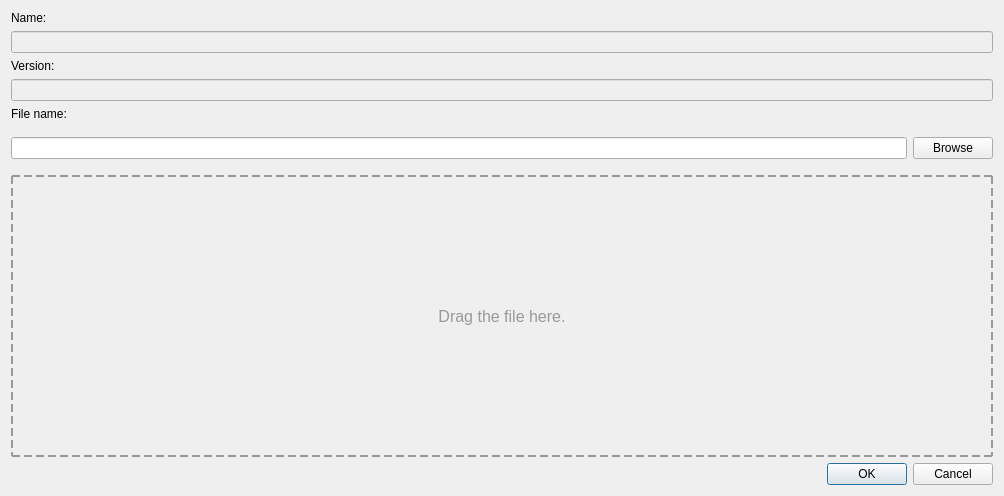
<?xml version="1.0" encoding="UTF-8"?>
<ui version="4.0">
 <class>LambdaUploadCodeDialog</class>
 <widget class="QDialog" name="LambdaUploadCodeDialog">
  <property name="geometry">
   <rect>
    <x>0</x>
    <y>0</y>
    <width>1004</width>
    <height>496</height>
   </rect>
  </property>
  <property name="windowTitle">
   <string>Upload Lambda Code</string>
  </property>
  <property name="layoutDirection">
   <enum>Qt::LayoutDirection::LeftToRight</enum>
  </property>
  <layout class="QVBoxLayout" name="verticalLayout">
   <item>
    <layout class="QGridLayout" name="gridLayout" rowstretch="0,0,0,0,0,0,0,0,5,0">
     <item row="5" column="0">
      <widget class="QLabel" name="filenameLabel">
       <property name="text">
        <string>File name:</string>
       </property>
      </widget>
     </item>
     <item row="4" column="0">
      <widget class="QLineEdit" name="versionEdit">
       <property name="enabled">
        <bool>false</bool>
       </property>
      </widget>
     </item>
     <item row="1" column="0">
      <widget class="QLabel" name="nameLabel">
       <property name="text">
        <string>Name:</string>
       </property>
      </widget>
     </item>
     <item row="3" column="0">
      <widget class="QLabel" name="versionLabel">
       <property name="text">
        <string>Version:</string>
       </property>
      </widget>
     </item>
     <item row="7" column="0">
      <layout class="QHBoxLayout" name="horizontalLayout">
       <property name="topMargin">
        <number>10</number>
       </property>
       <property name="bottomMargin">
        <number>10</number>
       </property>
       <item>
        <widget class="QLineEdit" name="filenameEdit"/>
       </item>
       <item>
        <widget class="QPushButton" name="browseButton">
         <property name="text">
          <string>Browse</string>
         </property>
        </widget>
       </item>
      </layout>
     </item>
     <item row="2" column="0">
      <widget class="QLineEdit" name="nameEdit">
       <property name="enabled">
        <bool>false</bool>
       </property>
      </widget>
     </item>
     <item row="8" column="0">
      <widget class="QLabel" name="dropLabel">
       <property name="styleSheet">
        <string notr="true">QLabel { color: #999; font-size: 16px; padding: 10px; border: 2px dashed #999; }</string>
       </property>
       <property name="text">
        <string>Drag the file here.</string>
       </property>
       <property name="alignment">
        <set>Qt::AlignmentFlag::AlignCenter</set>
       </property>
      </widget>
     </item>
     <item row="9" column="0">
      <widget class="QDialogButtonBox" name="buttonBox">
       <property name="layoutDirection">
        <enum>Qt::LayoutDirection::LeftToRight</enum>
       </property>
       <property name="standardButtons">
        <set>QDialogButtonBox::StandardButton::Cancel|QDialogButtonBox::StandardButton::Ok</set>
       </property>
      </widget>
     </item>
    </layout>
   </item>
  </layout>
 </widget>
 <resources/>
 <connections/>
</ui>
